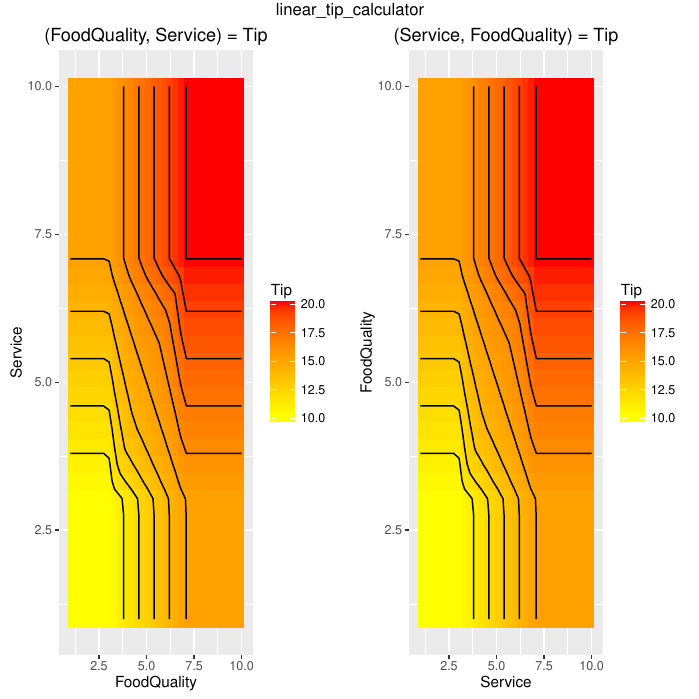

Write R code to recreate this figure.
#R script generated with jfuzzylite 6.0.

library(ggplot2);

engine.name = "linear_tip_calculator"
engine.fll = "Engine: linear_tip_calculator
InputVariable: FoodQuality
  enabled: true
  range: 1.000 10.000
  lock-range: false
  term: Bad Trapezoid 0.000 1.000 3.000 7.000
  term: Good Trapezoid 3.000 7.000 10.000 11.000
InputVariable: Service
  enabled: true
  range: 1.000 10.000
  lock-range: false
  term: Bad Trapezoid 0.000 1.000 3.000 7.000
  term: Good Trapezoid 3.000 7.000 10.000 11.000
OutputVariable: Tip
  enabled: true
  range: 10.000 20.000
  lock-range: false
  aggregation: none
  defuzzifier: WeightedAverage TakagiSugeno
  default: nan
  lock-previous: false
  term: TenPercent Linear 0.000 0.000 10.000
  term: FifteenPercent Linear 0.000 0.000 15.000
  term: TwentyPercent Linear 0.000 0.000 20.000
RuleBlock: 
  enabled: true
  conjunction: Minimum
  disjunction: none
  implication: none
  activation: General
  rule: if FoodQuality is Bad and Service is Bad then Tip is TenPercent
  rule: if FoodQuality is Bad and Service is Good then Tip is FifteenPercent
  rule: if FoodQuality is Good and Service is Bad then Tip is FifteenPercent
  rule: if FoodQuality is Good and Service is Good then Tip is TwentyPercent"

engine.fldFile = "linear_tip_calculator.fld"
if (require(data.table)) {
    engine.df = data.table::fread(engine.fldFile, sep="auto", header="auto")
} else {
    engine.df = read.table(engine.fldFile, header=TRUE)
}

engine.plot.i1i2_o1 = ggplot(engine.df, aes(FoodQuality, Service)) + 
    geom_tile(aes(fill=Tip)) + 
    scale_fill_gradient(low="yellow", high="red") + 
    stat_contour(aes(x=FoodQuality, y=Service, z=Tip), color="black") + 
    ggtitle("(FoodQuality, Service) = Tip")

engine.plot.i2i1_o1 = ggplot(engine.df, aes(Service, FoodQuality)) + 
    geom_tile(aes(fill=Tip)) + 
    scale_fill_gradient(low="yellow", high="red") + 
    stat_contour(aes(x=Service, y=FoodQuality, z=Tip), color="black") + 
    ggtitle("(Service, FoodQuality) = Tip")

if (require(gridExtra)) {
    engine.plots = arrangeGrob(engine.plot.i1i2_o1, engine.plot.i2i1_o1, ncol=2, top=engine.name)
    ggsave(paste0(engine.name, ".pdf"), engine.plots)
    if (require(grid)) {
        grid.newpage()
        grid.draw(engine.plots)
    }
}
